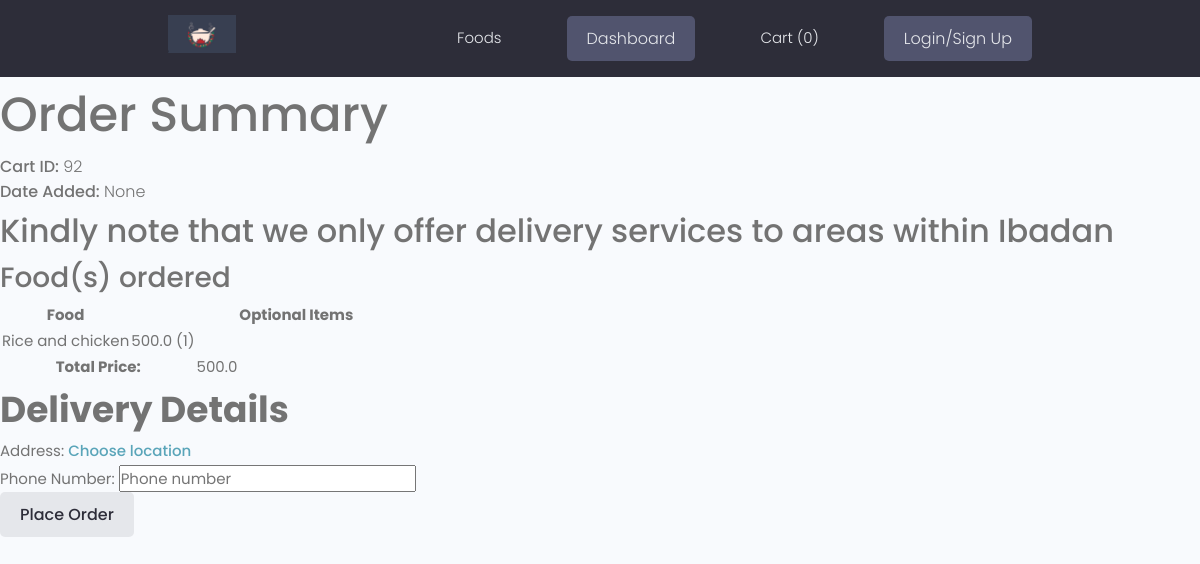
/delivery/92/, run on the app's committed database.
### Orders/models.py (models this page shows, shortened)
class FoodCart(models.Model):
    user = models.ForeignKey(Customer, on_delete=models.CASCADE, blank=True, null=True)
    session_id = models.CharField(max_length=500, blank=True, null=True)
    ordered_food = models.ManyToManyField(OrderedFood, blank=True)
    date_created = models.DateTimeField(auto_now_add=True)
    date_checked_out = models.DateTimeField(null=True, blank=True)
    is_checked_out = models.BooleanField(default=False)
    created = models.DateField(auto_now_add=True, null=True, blank=True)
    updated = models.DateField(auto_now=True, null=True, blank=True)

class OrderedFood(models.Model):
    user = models.ForeignKey(Customer, on_delete=models.CASCADE, blank=True, null=True)
    session_id = models.CharField(max_length=500, blank=True, null=True)
    food = models.ForeignKey(Food, on_delete=models.CASCADE)
    optional_items = models.ManyToManyField(OptionalItem, through='OrderedOptionalItem')
    food_quantity = models.IntegerField(default=1, blank=True, null=True)
    created = models.DateField(auto_now_add=True, null=True, blank=True)
    updated = models.DateField(auto_now=True, null=True, blank=True)
    def get_ordered_optional_items(self):
        return self.orderedoptionalitem_set.all()
    def get_total_price(self):
        food_price = self.food.price * self.food_quantity
        optional_items_price = sum(
            item.price * ordered_item.quantity
            for ordered_item in self.orderedoptionalitem_set.all()
            for item in (ordered_item.optional_item.all() if hasattr(ordered_item.optional_item, 'all') else [
                ordered_item.optional_item])
        )
        return food_price + optional_items_price

class Food(models.Model):
    name = models.CharField(max_length=225)
    description = models.TextField()
    tags = models.ManyToManyField(Tag)
    price = models.FloatField(default=0.00)
    optional_items = models.ManyToManyField('OptionalItem', related_name='foods')
    picture = models.ImageField(upload_to='media')
    is_active = models.BooleanField(default=True)
    objects = models.Manager()
    active_objects = IsActiveManager()

### Orders/views.py (the view, shortened to what this page needs)
# urls.py: path('delivery/<int:cart_id>/', views.DeliveryView.as_view(), name='delivery'),
class DeliveryView(View):
    def get(self, request, *args, **kwargs):
        food_cart = FoodCart.objects.get(id=kwargs['cart_id'])
        context = {
            'food_cart': food_cart,
            'cart_items': food_cart.ordered_food.all(),
            'total': sum([cart_item.get_total_price() for cart_item in food_cart.ordered_food.all()])
        }
        return render(request, 'orders/delivery.html', context)

### Orders/context_processors.py (called while the page is built)
def food_cart_items_count(request):
    cart_total = 0
    if request.user.is_authenticated:
        selected_cart = FoodCart.objects.filter(user=request.user.customer, is_checked_out=False).first()
        if selected_cart is not None:
            cart_total = selected_cart.ordered_food.count()
    else:
        selected_cart = FoodCart.objects.filter(session_id=unauthenticated_user_session_id(request),
                                                is_checked_out=False).first()
        if selected_cart is not None:
            cart_total = selected_cart.ordered_food.count()
    return {"cart_total": cart_total}

### Orders/session.py (called while the page is built)
def unauthenticated_user_session_id(request):
    session_id = request.session.get('unauthenticated_user_session_id')
    if not session_id:
        session_id = request.session.create()
        request.session['unauthenticated_user_session_id'] = session_id
    return session_id

### Orders/templates/orders/delivery.html (shortened to what this page needs)
{% extends 'main.html' %}
{% block content %}
  <h1>Order Summary</h1>
  <p><strong>Cart ID:</strong> {{ food_cart.id }}</p>
  <p><strong>Date Added:</strong> {{ food_cart.date_checked_out }}</p>
  <h3>Kindly note that we only offer delivery services to areas within Ibadan</h3>
  <h4>Food(s) ordered</h4>
  <table>
    <thead>
      <tr>
        <th>Food</th>
        <th></th>
        <th></th>
        <th>Optional Items</th>
      </tr>
    </thead>
    <tbody>
      {% for cart_item in cart_items %}
        <tr>
          <td>{{ cart_item.food.name }}</td>
          <td>{{ cart_item.food.price}} ({{cart_item.food_quantity}})</td>
        <td></td>
          <td>
          </td>
        </tr>
      {% endfor %}
    </tbody>
    <tfoot>
      <tr>
        <th colspan="2">Total Price:</th>
        <td>{{ total }}</td>
      </tr>
    </tfoot>
  </table>
<h2>Delivery Details</h2>
<form method="post">
  <div class="form-group">
    <label for="address">Address:</label>
    <a href="{% url 'save_location' food_cart.id %}">Choose location</a>
  </div>
  {% if not request.user.is_authenticated %}
    <div class="form-group">
      <label for="phone_number">Phone Number:</label>
      <input type="text" name="phone_number" id="phone_number" class="form-control" placeholder="Phone number" required>
    </div>
  {% endif %}
  <button type="submit" class="btn btn-primary">Place Order</button>
</form>
{% endblock %}

### static/styles/app.css (style rules this page uses)
:root { --color-sub: #2d2d39; }

### static/uikit/styles/modules/_variables.css (style rules this page uses)
:root { --color-main: #5aa5b9; --color-main-light: #e6faff; --color-sub: #3f4156; --color-sub-light: #51546e; --color-sub-lighter: #ededfd; --color-text: #737373; --color-gray: #8b8b8b; --color-light: #e5e7eb; --color-light-gray: #767676; --color-bg: #f8fafd; --color-white: #fffefd; --color-white-light: #f3f3f3; --color-success: #359e64; --color-success-bg: #def8e8; --color-error: #fc4b0b; --color-error-bg: #fff2ee; --font-base: 'Poppins', arial, helvetica, 'Segoe UI', roboto, ubuntu, sans-serif; --font-monospace: 'Fira Code', 'Courier New', courier, monospace; --font-regular: 300; --font-medium: 500; --font-bold: 700; --generic-shadow: 1px 1px 5px #00000010; --generic-transition: all 0.3s ease-in-out; }

### static/uikit/styles/modules/_base.css (style rules this page uses)
* { margin: 0; padding: 0; box-sizing: border-box; text-rendering: optimizeLegibility; color: inherit; font-size: inherit; }
html { font-size: 50%; }
@media only screen and (min-width: 480px) { html { font-size: 56.25%; } }
@media only screen and (min-width: 1200px) { html { font-size: 62.5%; } }
body { line-height: 1.6; font-weight: 400; font-size: 1.5rem; color: var(--color-text); background-color: var(--color-bg); min-height: 100vh; }

### static/uikit/styles/modules/_typography.css (style rules this page uses)
* { font-family: var(--font-base); }
h1 { font-size: 4.8rem; font-weight: var(--font-medium); }
h2 { font-size: 3.6rem; font-weight: var(--font-bold); }
h3 { font-size: 3.2rem; font-weight: var(--font-medium); }
h4 { font-size: 2.8rem; font-weight: var(--font-medium); }
p, span, strong { font-size: 1.6rem; color: var(--color-text); font-weight: var(--font-regular); }
strong { font-weight: var(--font-medium); }
a { padding-bottom: 2px; text-decoration: none; display: inline-block; color: var(--color-main); font-weight: var(--font-medium); }

### static/uikit/styles/modules/_button.css (style rules this page uses)
.btn { display: inline-block; position: relative; cursor: pointer; background-color: var(--color-light); font-weight: var(--font-medium); color: var(--color-sub); text-decoration: none; padding: 1rem 2rem; border-radius: 0.5rem; border: none; width: -webkit-fit-content; width: -moz-fit-content; width: fit-content; height: -webkit-fit-content; height: -moz-fit-content; height: fit-content; font-size: 1.6rem; outline-width: 0; outline-color: transparent; -webkit-backface-visibility: hidden; backface-visibility: hidden; transition: all 0.3s ease-in-out; }

### data on the page
FoodCart: id "92", date_checked_out "None"
OrderedFood: food.name "Rice and chicken", food.price "500.0", food_quantity "1"

### other printed values
{{ cart_total }} "0"
{{ total }} "500.0"
